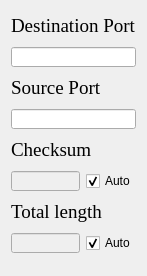
               <widget class="QWidget" name="udpScrollAreaWidgetContents">
                <property name="geometry">
                 <rect>
                  <x>0</x>
                  <y>0</y>
                  <width>143</width>
                  <height>276</height>
                 </rect>
                </property>
                <property name="minimumSize">
                 <size>
                  <width>0</width>
                  <height>0</height>
                 </size>
                </property>
                <layout class="QVBoxLayout" name="verticalLayout_11">
                 <item>
                  <widget class="QLabel" name="udpDstPortLabel">
                   <property name="minimumSize">
                    <size>
                     <width>0</width>
                     <height>30</height>
                    </size>
                   </property>
                   <property name="font">
                    <font>
                     <family>Times New Roman</family>
                     <pointsize>14</pointsize>
                    </font>
                   </property>
                   <property name="text">
                    <string>Destination Port</string>
                   </property>
                  </widget>
                 </item>
                 <item>
                  <widget class="QLineEdit" name="udpDstPortLineEdit">
                   <property name="sizePolicy">
                    <sizepolicy hsizetype="Expanding" vsizetype="Minimum">
                     <horstretch>0</horstretch>
                     <verstretch>0</verstretch>
                    </sizepolicy>
                   </property>
                   <property name="minimumSize">
                    <size>
                     <width>0</width>
                     <height>20</height>
                    </size>
                   </property>
                   <property name="maximumSize">
                    <size>
                     <width>300</width>
                     <height>40</height>
                    </size>
                   </property>
                   <property name="font">
                    <font>
                     <family>Times New Roman</family>
                    </font>
                   </property>
                  </widget>
                 </item>
                 <item>
                  <widget class="QLabel" name="udpSrcPortLabel">
                   <property name="minimumSize">
                    <size>
                     <width>0</width>
                     <height>30</height>
                    </size>
                   </property>
                   <property name="font">
                    <font>
                     <family>Times New Roman</family>
                     <pointsize>14</pointsize>
                    </font>
                   </property>
                   <property name="text">
                    <string>Source Port</string>
                   </property>
                  </widget>
                 </item>
                 <item>
                  <widget class="QLineEdit" name="udpSrcPortLineEdit">
                   <property name="sizePolicy">
                    <sizepolicy hsizetype="Expanding" vsizetype="Minimum">
                     <horstretch>0</horstretch>
                     <verstretch>0</verstretch>
                    </sizepolicy>
                   </property>
                   <property name="minimumSize">
                    <size>
                     <width>0</width>
                     <height>20</height>
                    </size>
                   </property>
                   <property name="maximumSize">
                    <size>
                     <width>300</width>
                     <height>40</height>
                    </size>
                   </property>
                   <property name="font">
                    <font>
                     <family>Times New Roman</family>
                    </font>
                   </property>
                  </widget>
                 </item>
                 <item>
                  <widget class="QLabel" name="udpChecksumLabel">
                   <property name="minimumSize">
                    <size>
                     <width>0</width>
                     <height>30</height>
                    </size>
                   </property>
                   <property name="font">
                    <font>
                     <family>Times New Roman</family>
                     <pointsize>14</pointsize>
                    </font>
                   </property>
                   <property name="text">
                    <string>Checksum</string>
                   </property>
                  </widget>
                 </item>
                 <item>
                  <layout class="QHBoxLayout" name="horizontalLayout_22">
                   <item>
                    <widget class="QLineEdit" name="udpChecksumLineEdit">
                     <property name="enabled">
                      <bool>false</bool>
                     </property>
                     <property name="sizePolicy">
                      <sizepolicy hsizetype="Expanding" vsizetype="Minimum">
                       <horstretch>0</horstretch>
                       <verstretch>0</verstretch>
                      </sizepolicy>
                     </property>
                     <property name="minimumSize">
                      <size>
                       <width>0</width>
                       <height>20</height>
                      </size>
                     </property>
                     <property name="maximumSize">
                      <size>
                       <width>300</width>
                       <height>40</height>
                      </size>
                     </property>
                     <property name="font">
                      <font>
                       <family>Times New Roman</family>
                      </font>
                     </property>
                    </widget>
                   </item>
                   <item>
                    <widget class="QCheckBox" name="udpChecksumACB">
                     <property name="text">
                      <string>Auto</string>
                     </property>
                     <property name="checked">
                      <bool>true</bool>
                     </property>
                    </widget>
                   </item>
                  </layout>
                 </item>
                 <item>
                  <widget class="QLabel" name="udpTotalLenthLabel">
                   <property name="minimumSize">
                    <size>
                     <width>0</width>
                     <height>30</height>
                    </size>
                   </property>
                   <property name="font">
                    <font>
                     <family>Times New Roman</family>
                     <pointsize>14</pointsize>
                    </font>
                   </property>
                   <property name="text">
                    <string>Total length</string>
                   </property>
                  </widget>
                 </item>
                 <item>
                  <layout class="QHBoxLayout" name="horizontalLayout_23">
                   <item>
                    <widget class="QLineEdit" name="udpTotalLenthLineEdit">
                     <property name="enabled">
                      <bool>false</bool>
                     </property>
                     <property name="sizePolicy">
                      <sizepolicy hsizetype="Expanding" vsizetype="Minimum">
                       <horstretch>0</horstretch>
                       <verstretch>0</verstretch>
                      </sizepolicy>
                     </property>
                     <property name="minimumSize">
                      <size>
                       <width>0</width>
                       <height>20</height>
                      </size>
                     </property>
                     <property name="maximumSize">
                      <size>
                       <width>300</width>
                       <height>40</height>
                      </size>
                     </property>
                     <property name="font">
                      <font>
                       <family>Times New Roman</family>
                      </font>
                     </property>
                    </widget>
                   </item>
                   <item>
                    <widget class="QCheckBox" name="udpTotalLenthACB">
                     <property name="text">
                      <string>Auto</string>
                     </property>
                     <property name="checked">
                      <bool>true</bool>
                     </property>
                    </widget>
                   </item>
                  </layout>
                 </item>
                 <item>
                  <spacer name="verticalSpacer_6">
                   <property name="orientation">
                    <enum>Qt::Vertical</enum>
                   </property>
                   <property name="sizeHint" stdset="0">
                    <size>
                     <width>20</width>
                     <height>40</height>
                    </size>
                   </property>
                  </spacer>
                 </item>
                </layout>
               </widget>
